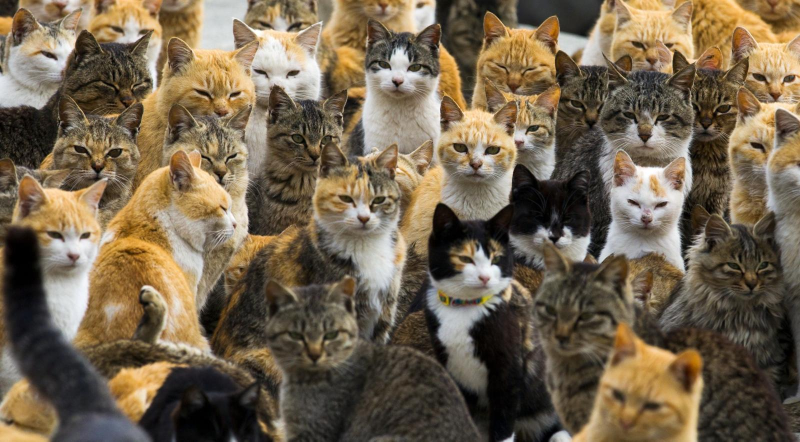
#> input picture aoshima-cats.jpg, 1600 x 883 px (shown at 1/2 size)
$ jupyter execute --allow-errors PCA_Tutorial.ipynb
#> lines starting #> are read from the running program, lines starting #| are printed output that depends on the picture
[cell 1]
from sklearn.datasets import fetch_openml
from sklearn.decomposition import PCA
from sklearn.neighbors import KNeighborsClassifier, KNeighborsRegressor
from sklearn.model_selection import LeaveOneOut, train_test_split
from sklearn.metrics import accuracy_score
from statistics import mean, stdev
from sklearn.preprocessing import StandardScaler
from sklearn.decomposition import PCA
from matplotlib import image, pyplot
import matplotlib.pyplot as plt
import cv2
import seaborn as sn
import numpy as np
import pandas as pd
import copy as cp

# PCA
1. Zbiory danych użyte w ćwiczeniu:
  * 10-klasowy MNIST
  * 2-klasowy eeg-eye-state (własny)
  * własny obrazek 200x200 pikseli

#> (a cell that did not finish here is left out)

#> (a cell that did not finish here is left out)

2. W ćwiczeniu wykorzystamy zbiory testowe stanowiące 10, 25, 75% zbiory danych (po 10 instancji dla każdego przypadku) oraz one-to-all (LeaveOneOut).

# KNN z błędem

[cell 4]
# [26 lines left out: functions error_for_k, get_score, not called in this run]

samples = 2000 # bo dla większej ilości za długo się liczy
# [4 lines left out: function get_mean_and_stdev, not called in this run]

[cell 5]
print("MNIST 10 klas")
print("k, train_size, mean_error, mean_stdev")
#> (the rest of this cell did not finish here and is left out)

[cell 6]
print("Zbiór własny 2 klasy")
print("k, train_size, mean_error, mean_stdev")
#> (the rest of this cell did not finish here and is left out)

[cell 7]
# Poniżej wyniki z użyciem splittera LeaveOneOut

# [24 lines left out: functions build_result_df, leave_one_out_kneighbors, not called in this run]

samples = 200 # zmniejszamy, ponieważ liczenie trwa długo dla 2000 próbek
ks = [1,3,5,10] # ilość sąsiadów

# [4 lines left out: function get_errors_for_leaveoneout, not called in this run]

print("zbiór MNIST 10-klasowy (leave one out split):")
#> (the rest of this cell did not finish here and is left out)

Zadanie 1.:

Dla zbiorów danych wielowymiarowych zastosować klasyfikator k-NN dla każdych 10 instancji, policzyć średni błąd klasyfikacji oraz jego odchylenie standardowe, dla k=1,3,5,100. Zbiór uczący: 5% , 25% , 75%

Dla jakiego k otrzymujemy najmniejszy błąd klasyfikacji oraz najmniejsze odchylenie standardowe (wariancję) dla poszczególnych przypadków uczenia i zbiorów danych? Dlaczego?

Zbiór MNIST

| % zbioru testowego | k   | średni błąd | odchylenie standardowe |   |
|--------------------|-----|-------------|------------------------|---|
| 5%                 | 1   |             |                        |   |
| 5%                 | 3   |             |                        |   |
| 5%                 | 5   |             |                        |   |
| 5%                 | 100 |             |                        |   |
| 25%                | 1   |             |                        |   |
| 25%                | 3   |             |                        |   |
| 25%                | 5   |             |                        |   |
| 25%                | 100 |             |                        |   |
| 75%                | 1   |             |                        |   |
| 75%                | 3   |             |                        |   |
| 75%                | 5   |             |                        |   |
| 75%                | 100 |             |                        |   |

Zbiór własny

| % zbioru testowego | k   | średni błąd | odchylenie standardowe |   |
|--------------------|-----|-------------|------------------------|---|
| 5%                 | 1   |             |                        |   |
| 5%                 | 3   |             |                        |   |
| 5%                 | 5   |             |                        |   |
| 5%                 | 100 |             |                        |   |
| 25%                | 1   |             |                        |   |
| 25%                | 3   |             |                        |   |
| 25%                | 5   |             |                        |   |
| 25%                | 100 |             |                        |   |
| 75%                | 1   |             |                        |   |
| 75%                | 3   |             |                        |   |
| 75%                | 5   |             |                        |   |
| 75%                | 100 |             |                        |   |

# Wizualizacja PCA

[cell 8]
scaler = StandardScaler()

#> (the rest of this cell did not finish here and is left out)

[cell 9]
# [4 lines left out: function remove_outliers, not called in this run]

pca = PCA(n_components=2)

#> (the rest of this cell did not finish here and is left out)

Zadanie 2.:

Zwizualizować przy pomocy PCA wyniki dla zbioru własnego, zakładając że zbiór uczący to 5% oraz 75% oraz najlepsze k wybrane w punkcie 3. Porównać do PCA w którym znana jest przynależność do klas 100% punktów. Przedyskutować wynik.

# KNeighborsRegressor dla kolorowego obrazka

Należy wygenerować dla obrazka zbiór pikseli uczących stanowiących pewien % oryginalnego obrazka. Wartości pozostałych pikseli zostaną obliczone jako średnia z najbliższych k sąsiadów ze zbioru uczącego.

[cell 10]
# 5. Wczytujemy obrazek w oryginalnym rozmiarze.
cats = image.imread('aoshima-cats.jpg') # 900x900
#> cats is the input picture: shape (883, 1600, 3); mean R, G, B 115.8, 100.8, 79.2
cats = cv2.resize(cats, (200,200)) # scale to 200x200
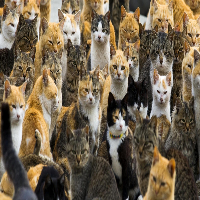
#> cats: shape (200, 200, 3); mean R, G, B 115.7, 100.7, 79.1
pyplot.imshow(cats)

[cell 11]
DIM = 200 # wymiar N badanego obrazka
p = .5 # % zbioru testowego
k = 10 # ile sąsiadów

# tworzymy tablicę indeksów (N^2 x 2)
indices_flat = np.array([(x,y) for x in range(DIM) for y in range(DIM)])

# spłaszczamy obrazek do tego samego wymiaru (N^2 x 3 rgb)
cats_flat = np.reshape(cats, (DIM*DIM, -1))

# wybór zbioru pikseli i indeksów trenujących i testowych
train_c, test_c, train_i, test_i = train_test_split(cats_flat, indices_flat, test_size=p)
#> train_i = 20000 pairs, first value 0 to 199, second value 0 to 199; test_i has the same summary as train_i

# korzystamy z metody najbliższych sąsiadów i uczymy model
knr = KNeighborsRegressor(n_neighbors=k)
knr.fit(train_i, train_c)

# predykcja kolorów pozostałych pixeli (zaokrąglamy do liczby całkowitej z przedziału [0..255])
predict_c = knr.predict(test_i).astype(np.int32)

[cell 12]
# łączymy piksele oryginalne z tymi z predykcji
pixels = np.concatenate((train_c, predict_c))
indices = np.concatenate((train_i, test_i))
#> indices = 40000 pairs, first value 0 to 199, second value 0 to 199
indices_flattened = np.array([x[0]*DIM + x[1] for x in indices])

result_image = pixels[np.argsort(indices_flattened)]

Jak wyglądają wygenerowane obrazki? Możemy sprawdzić jak modyfikacje parametrów p i k wpływają na finalny rezultat.

[cell 13]
# uzyskany obrazek
def reshape_and_display(image, DIM=200):
    pyplot.imshow(image.reshape((DIM, DIM, -1)))

reshape_and_display(result_image)
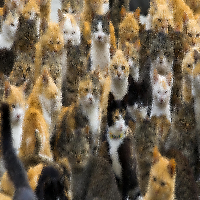
#> shown: shape (200, 200, 3); mean R, G, B 115.2, 100.2, 78.6

Do oszacowania błędu wykorzystujemy średni błąd kwadratowy wartości pikseli RGB w porównaniu z oryginałem.

[cell 14]
# 6. błąd w porównaniu z oryginałem
from sklearn.metrics import mean_squared_error
mean_squared_error(cats_flat, result_image)
#> Out = 345.4

Następnie, powtarzamy powyższą procedurę kilkukrotnie (Q=5) i generujemy obrazek, którego wartość pikseli obliczamy jako średnią z wygenerowanych Q obrazków. Sprawdzamy czy zmniejszył się błąd. Jak teraz wygląda obrazek?

[cell 15]
# 7. wykonujemy kilka prób i generujemy obrazek będący średnią z wartości pixeli
def predicted_image(original_image, p, k,DIM=200):
#> called with p = 0.5, k = 10, DIM = 200
    indices_flat = np.array([(x,y) for x in range(DIM) for y in range(DIM)])
    image_flat = np.reshape(original_image, (DIM*DIM, -1))

    train_c, test_c, train_i, test_i = train_test_split(image_flat, indices_flat, test_size=p)
#> test_i has the same summary as train_i outside predicted_image

    knr = KNeighborsRegressor(n_neighbors=k)
    knr.fit(train_i, train_c)
    predict_c = knr.predict(test_i).astype(np.int32)

    pixels = np.concatenate((train_c, predict_c))
    indices = np.concatenate((train_i, test_i))
    indices_flattened = np.array([x[0]*DIM + x[1] for x in indices])

    return pixels[np.argsort(indices_flattened)]

Q = 5 # ilość prób
predicted_images = np.array([predicted_image(cats, p, k) for _ in range(Q)])
mean_image = np.mean(predicted_images, axis=0, dtype='uint64')

[cell 16]
# obrazek powstały ze średniej
reshape_and_display(mean_image)
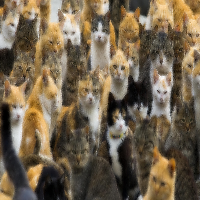
#> shown: shape (200, 200, 3); mean R, G, B 115, 100, 78.4

[cell 17]
# Czy bład się zmniejszył? otóż tak
mean_squared_error(cats_flat, mean_image)
#> Out = 192.8
